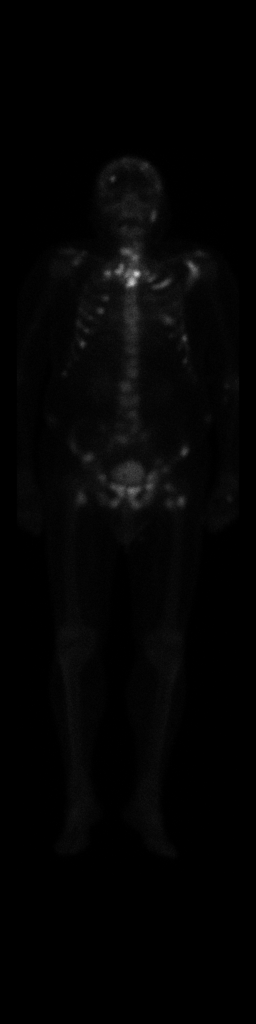
#> input picture Hackanton/2015_vedere_fata.png, 512 x 2048 px (shown at 1/2 size)
$ python main.py   (older library calls are emulated)
#> lines starting #> are read from the running program, lines starting #| are printed output that depends on the picture
### Hackanton/AllignFile.py
import cv2
import numpy as np

def Align(image1, image2, output):
    # Read the images
    img1 = cv2.imread(image1, cv2.IMREAD_GRAYSCALE)
    img2 = cv2.imread(image2, cv2.IMREAD_GRAYSCALE)

    # Apply some pre-processing if needed (e.g., denoising, normalization)

    # Use OpenCV's ORB (Oriented FAST and Rotated BRIEF) feature detector
    orb = cv2.ORB_create()

    # Find key points and descriptors in the images
    kp1, des1 = orb.detectAndCompute(img1, None)
    kp2, des2 = orb.detectAndCompute(img2, None)

    # Create a brute-force matcher
    bf = cv2.BFMatcher(cv2.NORM_HAMMING, crossCheck=True)

    # Match descriptors
    matches = bf.match(des1, des2)

    # Sort matches based on distance
    matches = sorted(matches, key=lambda x: x.distance)

    # Extract location of keypoints in both images
    points1 = np.float32([kp1[m.queryIdx].pt for m in matches]).reshape(-1, 1, 2)
    points2 = np.float32([kp2[m.trainIdx].pt for m in matches]).reshape(-1, 1, 2)

    # Compute the homography matrix
    H, _ = cv2.findHomography(points1, points2, cv2.RANSAC)

    # Use the homography matrix to align the images
    aligned_img = cv2.warpPerspective(img1, H, (img2.shape[1], img2.shape[0]))

    cv2.imwrite(output, aligned_img)
    return aligned_img

### SubtractFIle.py
import cv2
import numpy as np


def Subtract(image1_path, image2_path, image_output):
    # Read the PNG images using OpenCV
    image1 = cv2.imread(image1_path, cv2.IMREAD_GRAYSCALE)
    image2 = cv2.imread(image2_path, cv2.IMREAD_GRAYSCALE)

    # Ensure both images have the same shape
    image2 = cv2.resize(image2, (image1.shape[1], image1.shape[0]))

    # Convert images to NumPy arrays for manipulation
    image1_arr = np.array(image1, dtype=np.float32)
    image2_arr = np.array(image2, dtype=np.float32)

    # Perform subtraction
    result_arr = np.subtract(image2_arr, image1_arr)

    # Normalize the pixel values to the range [0, 255]
    result_arr = cv2.normalize(result_arr, None, alpha=0, beta=255, norm_type=cv2.NORM_MINMAX, dtype=cv2.CV_8U)

    # Save the resulting image
    cv2.imwrite(image_output, result_arr)

### Hackanton/Green_red.py
from PIL import Image


def change_pixels(image_path, image_output):
    # Open the image
    img = Image.open(image_path)

    # Convert the image to RGB mode
    img_rgb = img.convert('RGB')

    width, height = img.size

    for y in range(0, height):
        for x in range(0, width):
            if img.getpixel((x, y)) >= 186:
                img_rgb.putpixel((x, y), (0,255, 0))

            if img.getpixel((x, y)) <= 100:
                img_rgb.putpixel((x, y), (255,0, 0))

    # Show the modified image
    img_rgb.show()

    # Save the modified image
    img_rgb.save('modified_image.png')

### Hackanton/main.py
from AllignFile import Align
from SubtractFIle import Subtract
from Green_red import change_pixels

if __name__ == "__main__":

    vedere_fata_2015 = "2015_vedere_fata.png"
    vedere_fata_2019 = "2019_vedere_fata.png"

    vedere_spate_2015 = "2015_vedere_spate.png"
    vedere_spate_2019 = "2019_vedere_spate.png"

    image_output_fata = "OUTPUT_FATA_2TO1.png"
    image_output_spate = "OUTPUT_FATA_1TO2.png"

    image_output_subtraction_fata = "SUBTRACTION_FATA.png"
    image_output_subtraction_spate = "SUBTRACTION_SPATE.png"

    Align(vedere_fata_2015, vedere_fata_2019, image_output_fata)
#> in Align, img1 is the input picture: shape (2048, 512); min 0, max 215, mean 3.8
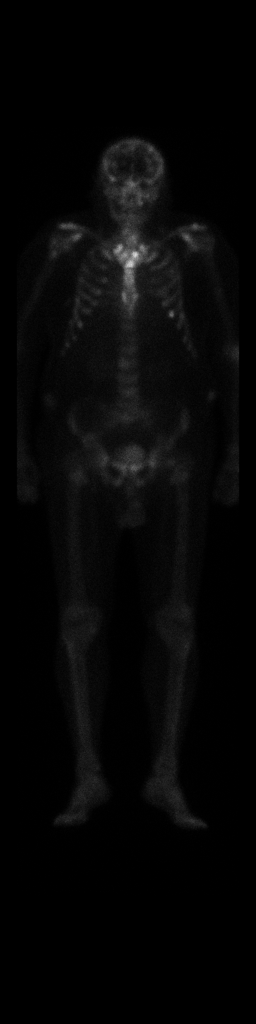
#> input picture Hackanton/2019_vedere_fata.png, 512 x 2048 px (shown at 1/2 size)
#> in Align, img2 is the input picture: shape (2048, 512); min 0, max 218, mean 6.3
#> in Align, `kp1, des1 = orb.detectAndCompute(img1, None)`: kp1 = 221 keypoints; strongest (x, y, size): (274, 547, 77.1), (272, 546, 92.6), (262, 566, 111.1), (260, 567, 92.6)
#> in Align, `kp2, des2 = orb.detectAndCompute(img2, None)`: kp2 = 307 keypoints; strongest (x, y, size): (269, 508, 77.1), (272, 508, 64.3), (269, 509, 111.1), (257, 529, 92.6)
#> in Align, `matches = bf.match(des1, des2)`: matches = 69 matches
#> in Align, `points1 = np.float32([kp1[m.queryIdx].pt for m in matches]).reshape(-1..`: points1 = 69 rows, first 8: [368.4, 673.2], [218.4, 544.8], [265, 557.3], [164.8, 688], [276, 545], [265, 570], [263, 568], [250.9, 549.5]
#> in Align, `points2 = np.float32([kp2[m.trainIdx].pt for m in matches]).reshape(-1..`: points2 = 69 rows, first 8: [156, 472], [122, 450], [398, 454], [157.7, 648.6], [271, 508], [374, 474], [259, 532], [243.9, 512.6]
#> in Align, `H, _ = cv2.findHomography(points1, points2, cv2.RANSAC)`: H = [[1.01, 0.00173, 10.89], [-0.111, 1.25, -110.8], [-0.000239, 0.000242, 1]]
#> in Align, `aligned_img = cv2.warpPerspective(img1, H, (img2.shape[1], img2.shape[..`:
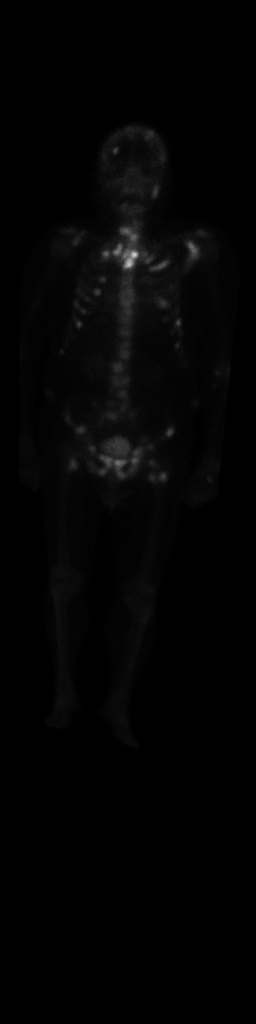
#> aligned_img: shape (2048, 512) (shown at 1/2 size); min 0, max 211, mean 3.4
    Subtract(vedere_fata_2019, image_output_fata, image_output_subtraction_fata)
#> in Subtract, `result_arr = np.subtract(image2_arr, image1_arr)`:
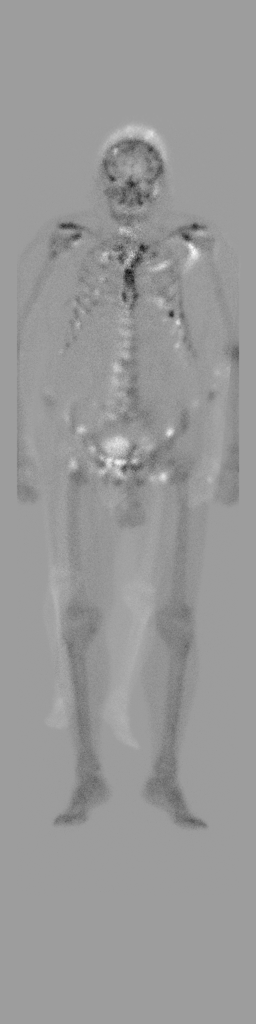
#> result_arr: shape (2048, 512) float32 (shown at 1/2 size); min -113, max 70, mean -2.9; drawn with min black and max white

    Align(vedere_spate_2015, vedere_spate_2019, image_output_spate)
#> call 2 of Align, with image1 = '2015_vedere_spate.png', image2 = '2019_vedere_spate.png', output = 'OUTPUT_FATA_1TO2.png'
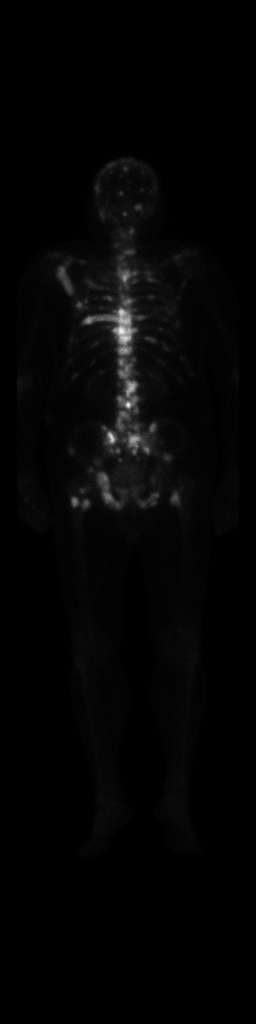
#> input picture Hackanton/2015_vedere_spate.png, 512 x 2048 px (shown at 1/2 size)
#> in Align, img1 is the input picture: shape (2048, 512); min 0, max 255, mean 4.4
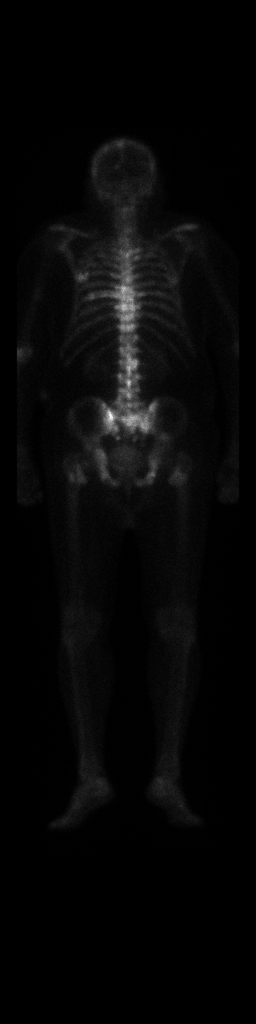
#> input picture Hackanton/2019_vedere_spate.png, 512 x 2048 px (shown at 1/2 size)
#> in Align, img2 is the input picture: shape (2048, 512); min 0, max 255, mean 6.7
#> in Align (call 2), `kp1, des1 = orb.detectAndCompute(img1, None)`: kp1 = 500 keypoints; strongest (x, y, size): (255, 811, 64.3), (256, 810, 53.6), (256, 809, 77.1), (256, 807, 53.6)
#> in Align (call 2), `kp2, des2 = orb.detectAndCompute(img2, None)`: kp2 = 500 keypoints; strongest (x, y, size): (219, 828, 111.1), (218, 827, 92.6), (221, 833, 92.6), (216, 824, 77.1)
#> in Align (call 2), `matches = bf.match(des1, des2)`: matches = 143 matches
#> in Align (call 2), `points1 = np.float32([kp1[m.queryIdx].pt for m in matches]).reshape(-1..`: points1 = 143 rows, first 8: [238.9, 701.7], [295.2, 902.4], [244.9, 677.8], [238.9, 659.9], [238.9, 689.8], [148, 1009], [222, 872.4], [258, 662.9]
#> in Align (call 2), `points2 = np.float32([kp2[m.trainIdx].pt for m in matches]).reshape(-1..`: points2 = 143 rows, first 8: [244.9, 653.9], [292.3, 858.2], [256.8, 716.6], [244.9, 612.1], [244.9, 636], [220, 836], [219.6, 828], [261.6, 612.7]
#> in Align (call 2), `H, _ = cv2.findHomography(points1, points2, cv2.RANSAC)`: H = [[0.892, -0.0252, 34.42], [-0.233, 0.984, -11.79], [-0.000309, 3.23e-05, 1]]
    Subtract(vedere_spate_2019, image_output_spate, image_output_subtraction_spate)
#> call 2 of Subtract, with image1_path = '2019_vedere_spate.png', image2_path = 'OUTPUT_FATA_1TO2.png', image_output = 'SUBTRACTION_SPATE.png'
#> in Subtract (call 2), `result_arr = np.subtract(image2_arr, image1_arr)`:
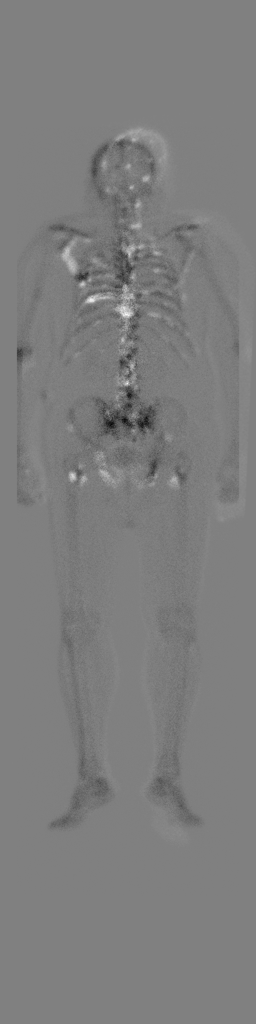
#> result_arr: shape (2048, 512) float32 (shown at 1/2 size); min -105, max 103, mean -2.2; drawn with min black and max white

    change_pixels("SUBTRACTION_FATA.png", "OUTPUT_FRONT.png")
    change_pixels("SUBTRACTION_SPATE.png", "OUTPUT_BACK.png")
#> call 2 of change_pixels, with image_path = 'SUBTRACTION_SPATE.png', image_output = 'OUTPUT_BACK.png'
#> after the loop in change_pixels (call 2), `for y in range(0, height):`:
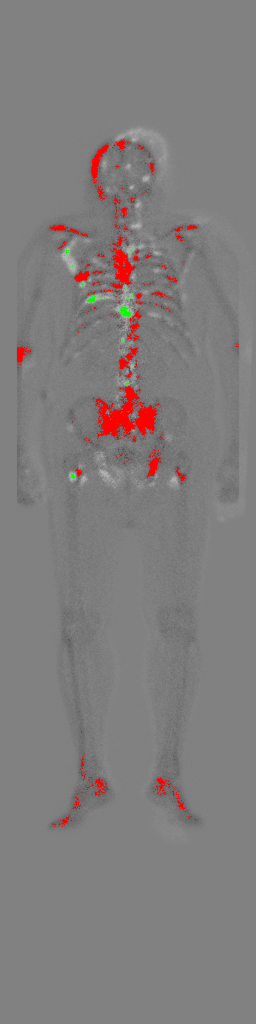
#> img_rgb: PIL image 512x2048 RGB (shown at 1/2 size); mean R, G, B 128.7, 125, 124.8
